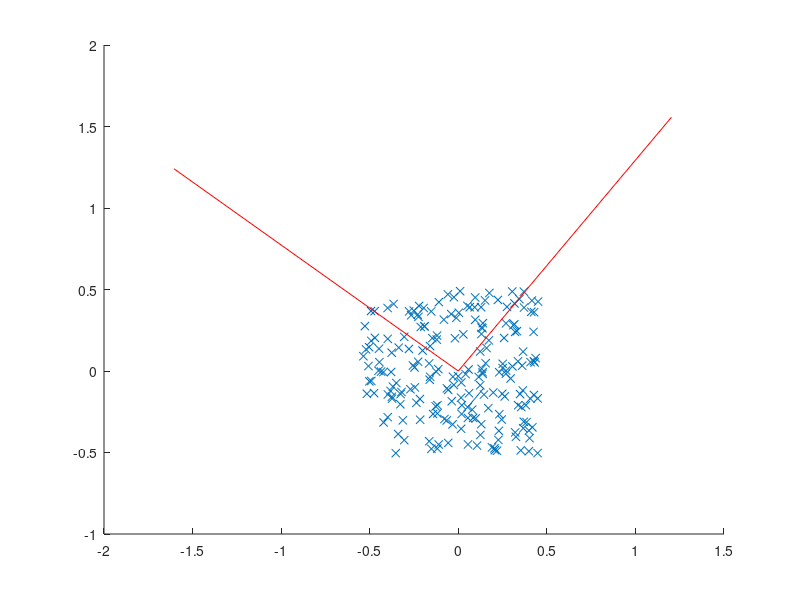

The MATLAB source for this figure: (Note: this script raises an error after producing the figure.)
%% cleanup
close all
clear all
clc

%% params
dim = 2;
n_features = 200;

%% shift around 0-vector
%f = [0 0; 0 1; 2 1; -2 -1; 0 -1]';
f = rand(dim, n_features) + ones(dim,n_features)*5;
f_mean = mean(f,2);
f = f - repmat(f_mean,1,n_features);

scatter(f(1,:),f(2,:),'x');
%axis([-3 3 -3 3]);
hold on;
[U S V] = svd(f);


mu = mean(f,2);
%mu = [0;0];
plot([mu(1) mu(1)+U(1,1)*sqrt(S(1,1))], [mu(2) mu(2)+U(1,2)*sqrt(S(1,1))],'r');
plot([mu(1) mu(1)+U(2,1)*sqrt(S(2,2))], [mu(2) mu(2)+U(2,2)*sqrt(S(2,2))],'r');


for i = 1:size(f,2)
    
    pt = U(:,1)'*f(:,i)*U(:,1);
    plot([f(1,i) pt(1)],[f(2,i) pt(2)]);
    scatter(pt(1),pt(2),'X');
    
    pt = U(:,1)'*f(:,i);
    plot([f(1,i) pt(1)],[f(2,i) 0],'d');
    scatter(pt(1),2,'x','black');
    

end
hold off;